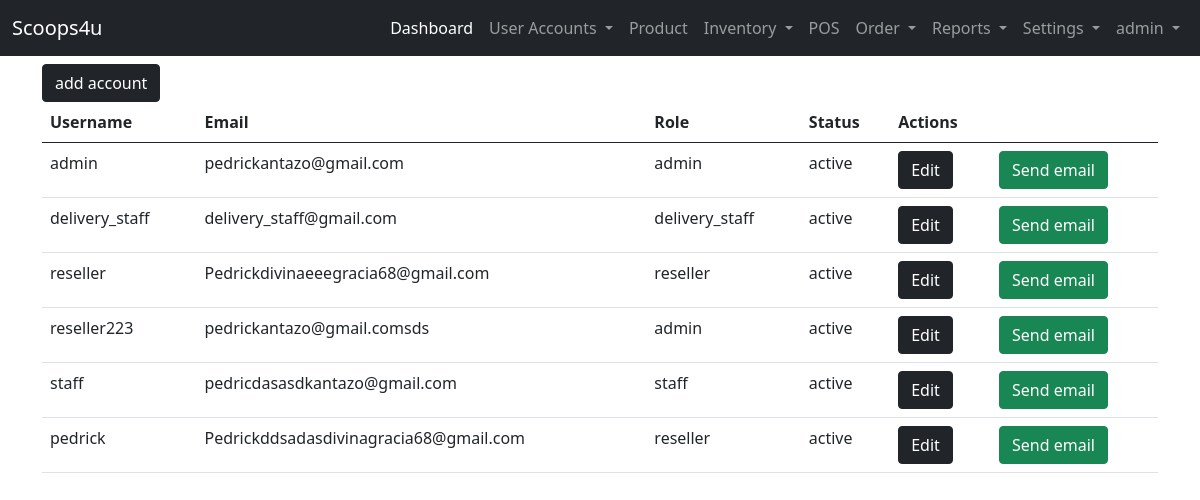
/user-site/user-list/ (signed in), run on an earlier commit of the app's database.
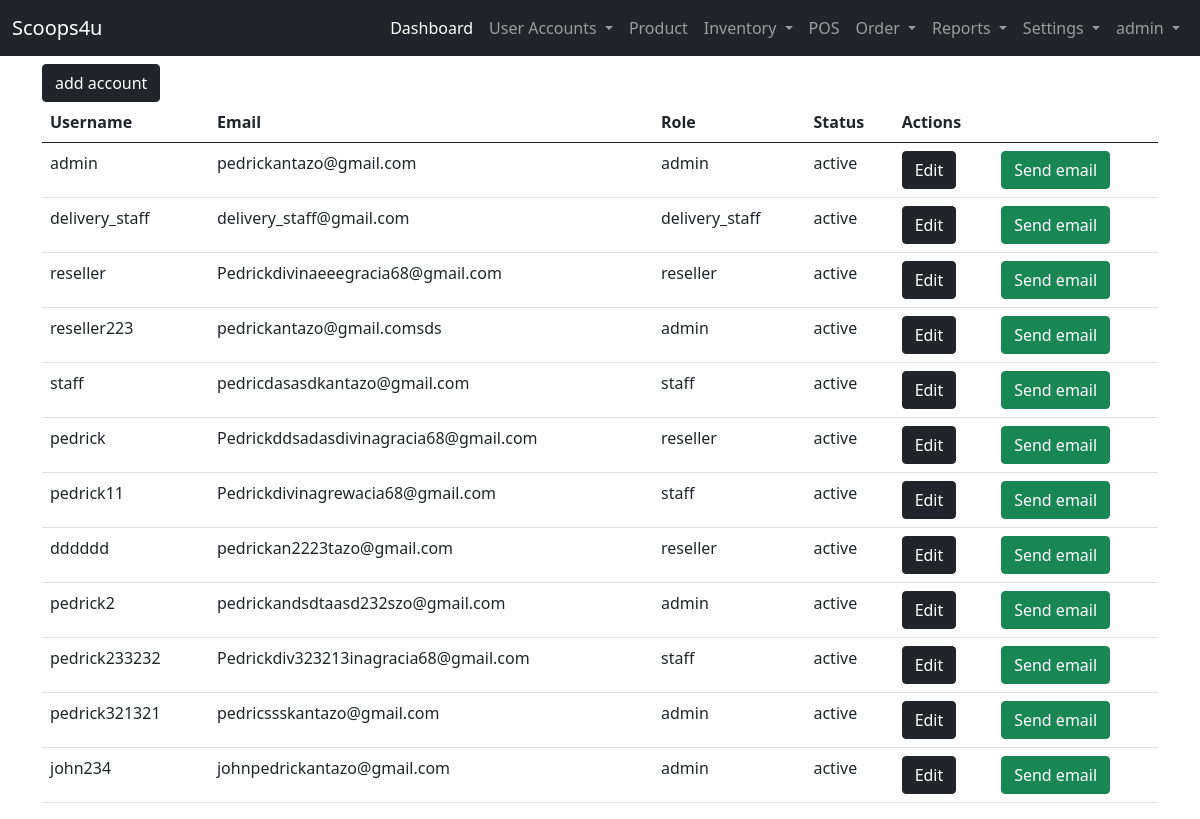
And on a later commit of the database.
### landing_page/models.py (models this page shows)
class User(AbstractUser):
    ROLE = ((" "," "),("admin","admin"),("staff","staff"),("reseller","reseller"),("delivery_staff","delivery_staff"))
    STAT = ((" "," "),("active","active"),("inactive","inactive"))
    role = models.CharField(max_length=50, null=True, default=None, choices=ROLE)
    status = models.CharField(max_length=50, null=True, default=None , choices=STAT)

### admin_site/views.py (the view)
# urls.py: path('user-list/', views.user_list , name='user_list'),
@login_required(login_url='landing_page:login')
def user_list(request):
    users = User.objects.all()
    context = {'users':users}
    return render(request, 'admin_site/user/useraccount.html', context)

### templates/admin_site/user/useraccount.html (shortened to what this page needs)
{% extends 'admin_site/base.html' %}
{% block content %}
<a href="{% url 'admin_site:add_useraccount' %}" class="btn btn-dark">add account</a>
    <table class="table table-hover">
        <thead>
            <tr>
                <th>Username</th>
                <th>Email</th>
                <th>Role</th>
                <th>Status</th>
                <th>Actions</th>
                <th></th>
            </tr>
            <tbody>
                {% for list in users %}
                <tr>
                    <td>{{ list.username }}</td>
                    <td>{{ list.email }}</td>
                    <td>{{ list.role }}</td>
                    <td>{{ list.status }}</td>
                    <td><a href="{% url 'admin_site:edit_user_account' list.id %}" class="btn btn-dark" >Edit</a></td>
                    <td><a href="{% url 'admin_site:send_email' list.id %}" class="btn btn-success">Send email</a></td>
                </tr>
                {% endfor %}
            </tbody>
        </thead>
    </table>
{% endblock content %}

### templates/admin_site/base.html (shortened to what this page needs)
{% load static %}
<!DOCTYPE html>
<html lang="en">
<head>
    <link href="https://cdn.jsdelivr.net/npm/bootstrap@5.0.2/dist/css/bootstrap.min.css" rel="stylesheet">
    <link rel="stylesheet" href="{% static 'css/sample.css' %}">
  </head>
<body>
  {% if user.role == "admin"%}
    <nav class="navbar navbar-expand-lg navbar-dark bg-dark">
        <div class="container-fluid">
          <a class="navbar-brand" href="#">Scoops4u</a>
          <div class="collapse navbar-collapse" id="navbarNavDropdown">
            <ul class="navbar-nav ms-auto mb-2 mb-lg-0">
              <li class="nav-item">
                <a class="nav-link active" aria-current="page" href="{% url 'admin_site:dashboard'%}">Dashboard</a>
              </li>
              <li class="nav-item dropdown">
                <a class="nav-link dropdown-toggle" href="#" id="navbarDropdownMenuLink" role="button" data-bs-toggle="dropdown" aria-expanded="false">
                  User Accounts
                </a>
              </li>
              <li class="nav-item">
                <a class="nav-link" href="{%url 'admin_site:list_product' %}">Product</a>
              </li>
              <li class="nav-item dropdown">
                <a class="nav-link dropdown-toggle" href="#" id="navbarDropdownMenuLink" role="button" data-bs-toggle="dropdown" aria-expanded="false">
                  Inventory
                </a>
              </li>
              <li class="nav-item">
                <a class="nav-link" href="{%url 'admin_site:pos' %}">POS</a>
              </li>
              <li class="nav-item dropdown">
                <a class="nav-link dropdown-toggle" href="#" id="navbarDropdownMenuLink" role="button" data-bs-toggle="dropdown" aria-expanded="false">
                  Order
                </a>
              </li>
              <li class="nav-item dropdown">
                <a class="nav-link dropdown-toggle" href="#" id="navbarDropdownMenuLink" role="button" data-bs-toggle="dropdown" aria-expanded="false">
                  Reports
                </a>
              </li>
              <li class="nav-item dropdown">
                <a class="nav-link dropdown-toggle" href="#" id="navbarDropdownMenuLink" role="button" data-bs-toggle="dropdown" aria-expanded="false">
                  Settings
                </a>
              </li>
              <li class="nav-item dropdown">
                <a class="nav-link dropdown-toggle" href="#" id="navbarDropdownMenuLink" role="button" data-bs-toggle="dropdown" aria-expanded="false">
                  {{ user }}
                </a>
              </li>
            </ul>
          </div>
        </div>
      </nav>
  {% endif %}
      <div class="container">
        <div class="row mt-2">
            <div class="col-lg-12">
                {% block content %}
                {% endblock content %}
            </div>
        </div>
      </div>
</body>
</html>

What changed in the data, as far as the page shows it:
added User: username "pedrick11", email "Pedrickdivinagrewacia68@gmail.com", role "staff", status "active"
added User: username "dddddd", email "pedrickan2223tazo@gmail.com", role "reseller", status "active"
added User: username "pedrick2", email "pedrickandsdtaasd232szo@gmail.com", role "admin", status "active"
added User: username "pedrick233232", email "Pedrickdiv323213inagracia68@gmail.com", role "staff", status "active"
added User: username "pedrick321321", email "pedricssskantazo@gmail.com", role "admin", status "active"
added User: username "john234", email "johnpedrickantazo@gmail.com", role "admin", status "active"
